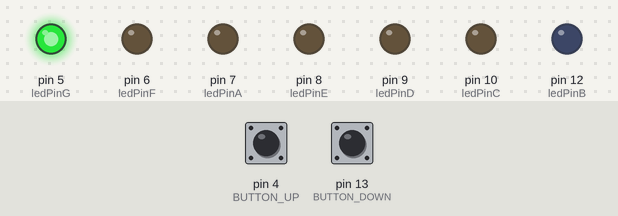
Bench run of a sketch on a simulated Arduino Uno, built with avr-gcc and run on an emulated ATmega328P. Parts: output pins drawn as LEDs (lit = HIGH). The test bench sets the inputs (shaded band); at power-on: pin 4 (BUTTON_UP) LOW, pin 13 (BUTTON_DOWN) LOW.

Above: at 1.2 s.
1.3 s: pin 4 (BUTTON_UP) pulled HIGH for 0.15 s
At 2.5 s:
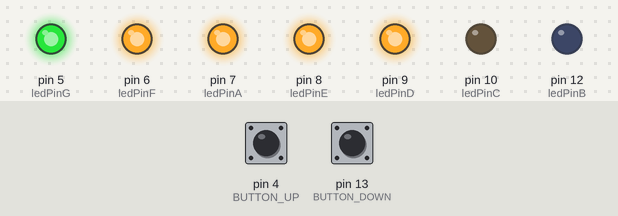
2.9 s: pin 4 (BUTTON_UP) pulled HIGH for 1 s
At 3.7 s:
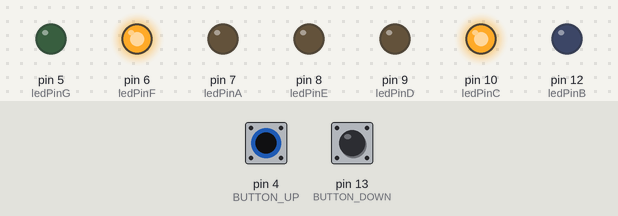
5.4 s: pin 4 (BUTTON_UP) pulled HIGH for 0.15 s
At 6.7 s:
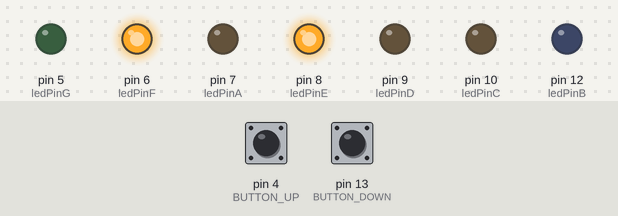
7.0 s: pin 4 (BUTTON_UP) pulled HIGH for 3.2 s
At 8.0 s:
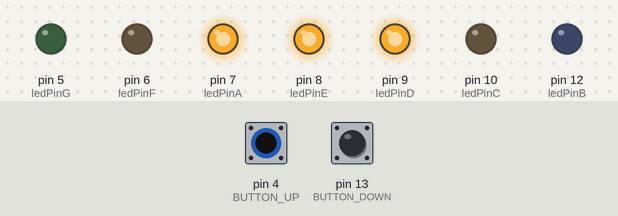
11.7 s: pin 4 (BUTTON_UP) pulled HIGH for 0.15 s
At 12.8 s:
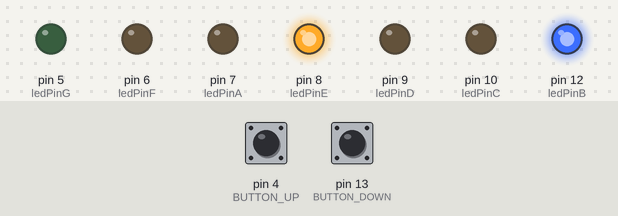
13.3 s: pin 4 (BUTTON_UP) pulled HIGH for 1 s
At 14.0 s:
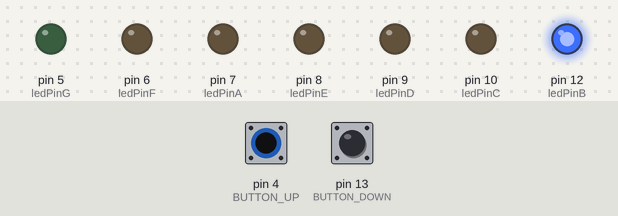
Timing chart, 0 to 16.3 s (numbered marks = the images above; inputs shaded):
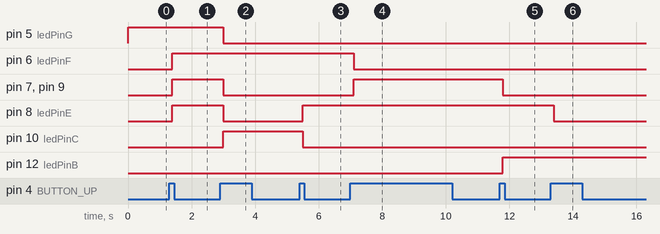

The sketch:

Gear_Indicator_Raw.ino
```cpp
#define BUTTON_DOWN 13
#define BUTTON_UP 4

int ledPinA = 7;
int ledPinB = 12;
int ledPinC = 10;
int ledPinD = 9;
int ledPinE = 8;
int ledPinF = 6;
int ledPinG = 5;

int val_down = 0;
int old_val_down = 0;
int val_up = 0;
int old_val_up = 0;
int state = 0;
int gear = 0;
// The setup() method runs once, when the sketch starts
void setup()
{
  pinMode(BUTTON_DOWN, INPUT);
  pinMode(BUTTON_UP, INPUT);

  // initialize the digital pin as an output:
  pinMode(ledPinA, OUTPUT);
  pinMode(ledPinB, OUTPUT);
  pinMode(ledPinC, OUTPUT);
  pinMode(ledPinD, OUTPUT);
  pinMode(ledPinE, OUTPUT);
  pinMode(ledPinF, OUTPUT);
  pinMode(ledPinG, OUTPUT);
}
void led0()
{
  digitalWrite(ledPinA, LOW);
  digitalWrite(ledPinB, LOW);
  digitalWrite(ledPinC, LOW);
  digitalWrite(ledPinD, LOW);
  digitalWrite(ledPinE, LOW);
  digitalWrite(ledPinF, LOW);
  digitalWrite(ledPinG, HIGH);
}
void led1()
{
  digitalWrite(ledPinA, HIGH);
  digitalWrite(ledPinB, LOW);
  digitalWrite(ledPinC, LOW);
  digitalWrite(ledPinD, HIGH);
  digitalWrite(ledPinE, HIGH);
  digitalWrite(ledPinF, HIGH);
  digitalWrite(ledPinG, HIGH);
}
void led2()
{
  digitalWrite(ledPinA, LOW);
  digitalWrite(ledPinB, LOW);
  digitalWrite(ledPinC, HIGH);
  digitalWrite(ledPinD, LOW);
  digitalWrite(ledPinE, LOW);
  digitalWrite(ledPinF, HIGH);
  digitalWrite(ledPinG, LOW);

}

void led3()
{
  digitalWrite(ledPinA, LOW);
  digitalWrite(ledPinB, LOW);
  digitalWrite(ledPinC, LOW);
  digitalWrite(ledPinD, LOW);
  digitalWrite(ledPinE, HIGH);
  digitalWrite(ledPinF, HIGH);
  digitalWrite(ledPinG, LOW);
}
void led4()
{
  digitalWrite(ledPinA, HIGH);
  digitalWrite(ledPinB, LOW);
  digitalWrite(ledPinC, LOW);
  digitalWrite(ledPinD, HIGH);
  digitalWrite(ledPinE, HIGH);
  digitalWrite(ledPinF, LOW);
  digitalWrite(ledPinG, LOW);
}
void led5()
{
  digitalWrite(ledPinA, LOW);
  digitalWrite(ledPinB, HIGH);
  digitalWrite(ledPinC, LOW);
  digitalWrite(ledPinD, LOW);
  digitalWrite(ledPinE, HIGH);
  digitalWrite(ledPinF, LOW);
  digitalWrite(ledPinG, LOW);
}
void led6()
{
  digitalWrite(ledPinA, LOW);
  digitalWrite(ledPinB, HIGH);
  digitalWrite(ledPinC, LOW);
  digitalWrite(ledPinD, LOW);
  digitalWrite(ledPinE, LOW);
  digitalWrite(ledPinF, LOW);
  digitalWrite(ledPinG, LOW);
}
void led7()
{
  digitalWrite(ledPinA, LOW);
  digitalWrite(ledPinB, LOW);
  digitalWrite(ledPinC, LOW);
  digitalWrite(ledPinD, HIGH);
  digitalWrite(ledPinE, HIGH);
  digitalWrite(ledPinF, HIGH);
  digitalWrite(ledPinG, HIGH);
}
void led8()
{
  digitalWrite(ledPinA, LOW);
  digitalWrite(ledPinB, LOW);
  digitalWrite(ledPinC, LOW);
  digitalWrite(ledPinD, LOW);
  digitalWrite(ledPinE, LOW);
  digitalWrite(ledPinF, LOW);
  digitalWrite(ledPinG, LOW);
}
void led9()
{
  digitalWrite(ledPinA, LOW);
  digitalWrite(ledPinB, LOW);
  digitalWrite(ledPinC, LOW);
  digitalWrite(ledPinD, LOW);
  digitalWrite(ledPinE, HIGH);
  digitalWrite(ledPinF, LOW);
  digitalWrite(ledPinG, LOW);
}
void setLed(int number)
{
  switch (number)
  {
      case 0:
      led0();
      break;
    case 1:
      led1();
      break;
    case 2:
      led2();
      break;
    case 3:
      led3();
      break;
    case 4:
      led4();
      break;
    case 5:
      led5();
      break;
    case 6:
      led6();
      break;
    case 7:
      led7();
      break;
    case 8:
      led8();
      break;
    case 9:
      led9();
      break;
  }
}

// the loop() method runs over and over again,
// as long as the Arduino has power

void oldloop()
{
                    // wait for a second
  led0();
  delay(1000);                  // wait for a second
  led1();
  delay(1000);                  // wait for a second
  led2();
  delay(1000);                  // wait for a second
  led3();
  delay(1000);                  // wait for a second
  led4();
  delay(1000);                  // wait for a second
  led5();
  delay(1000);                  // wait for a second
  led6();
  delay(1000);                  // wait for a second
  led7();
  delay(1000);                  // wait for a second
  led8();
  delay(1000);                  // wait for a second
  led9();
  delay(1000);                  // wait for a second
}

void loop()
{
    val_up = digitalRead(BUTTON_UP);
    if ((val_up == HIGH) && (old_val_up == LOW)&&gear<7 )
    {
      gear += 1;
      delay(100);
    }

    old_val_up = val_up;
    val_down = digitalRead(BUTTON_DOWN);
    if ((val_down == HIGH) && (old_val_down == LOW)&&gear>1 )
    {
      gear -= 1;
      delay(100);
    }
  else   if ((val_down == HIGH) && (old_val_down == LOW)&&(gear<1))
    {
      gear += 1;
      delay(100);
    }

   else   if ((val_down == HIGH) && (old_val_down == LOW))
    {
      gear += -1;
      delay(100);
    }

    old_val_down = val_down;
    if (gear >= 6)
    {
      gear = 6;
    }
    setLed(gear);
}
```

Measured:
- after the input at 1.3 s, pin 6 (ledPinF), pin 7 (ledPinA), pin 8 (ledPinE), pin 9 (ledPinD): LOW → HIGH after 0.10 s
- after the input at 2.9 s, pin 5 (ledPinG), pin 7 (ledPinA), pin 8 (ledPinE), pin 9 (ledPinD): HIGH → LOW after 0.10 s; pin 10 (ledPinC): LOW → HIGH after 0.10 s
- after the input at 5.4 s, pin 8 (ledPinE): LOW → HIGH after 0.10 s; pin 10 (ledPinC): HIGH → LOW after 0.10 s
- after the input at 7.0 s, pin 6 (ledPinF): HIGH → LOW after 0.10 s; pin 7 (ledPinA), pin 9 (ledPinD): LOW → HIGH after 0.10 s
- after the input at 11.7 s, pin 7 (ledPinA), pin 9 (ledPinD): HIGH → LOW after 0.10 s; pin 12 (ledPinB): LOW → HIGH after 0.10 s
- after the input at 13.3 s, pin 8 (ledPinE): HIGH → LOW after 0.10 s
